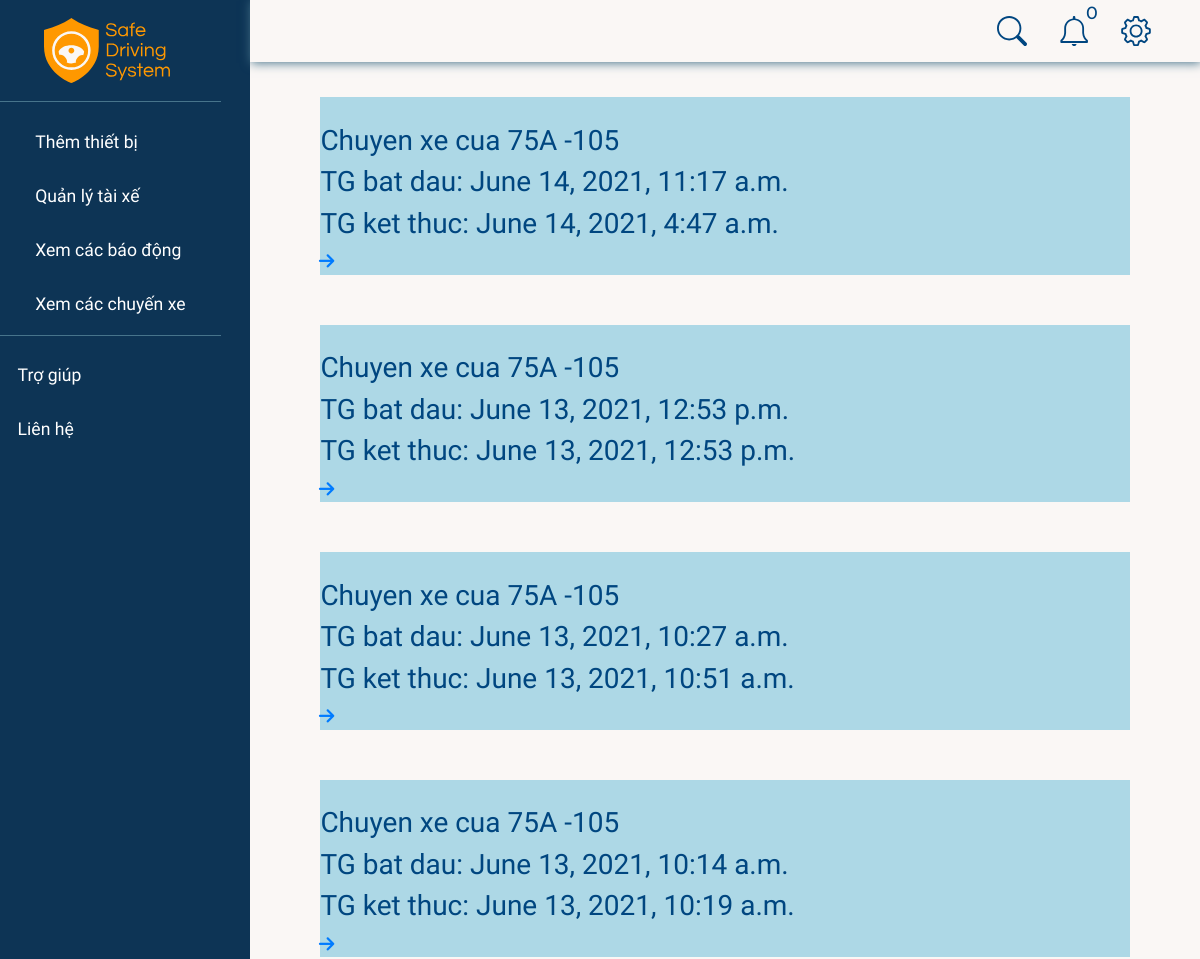
The app's page /drive/ (signed in, upper part), older data.
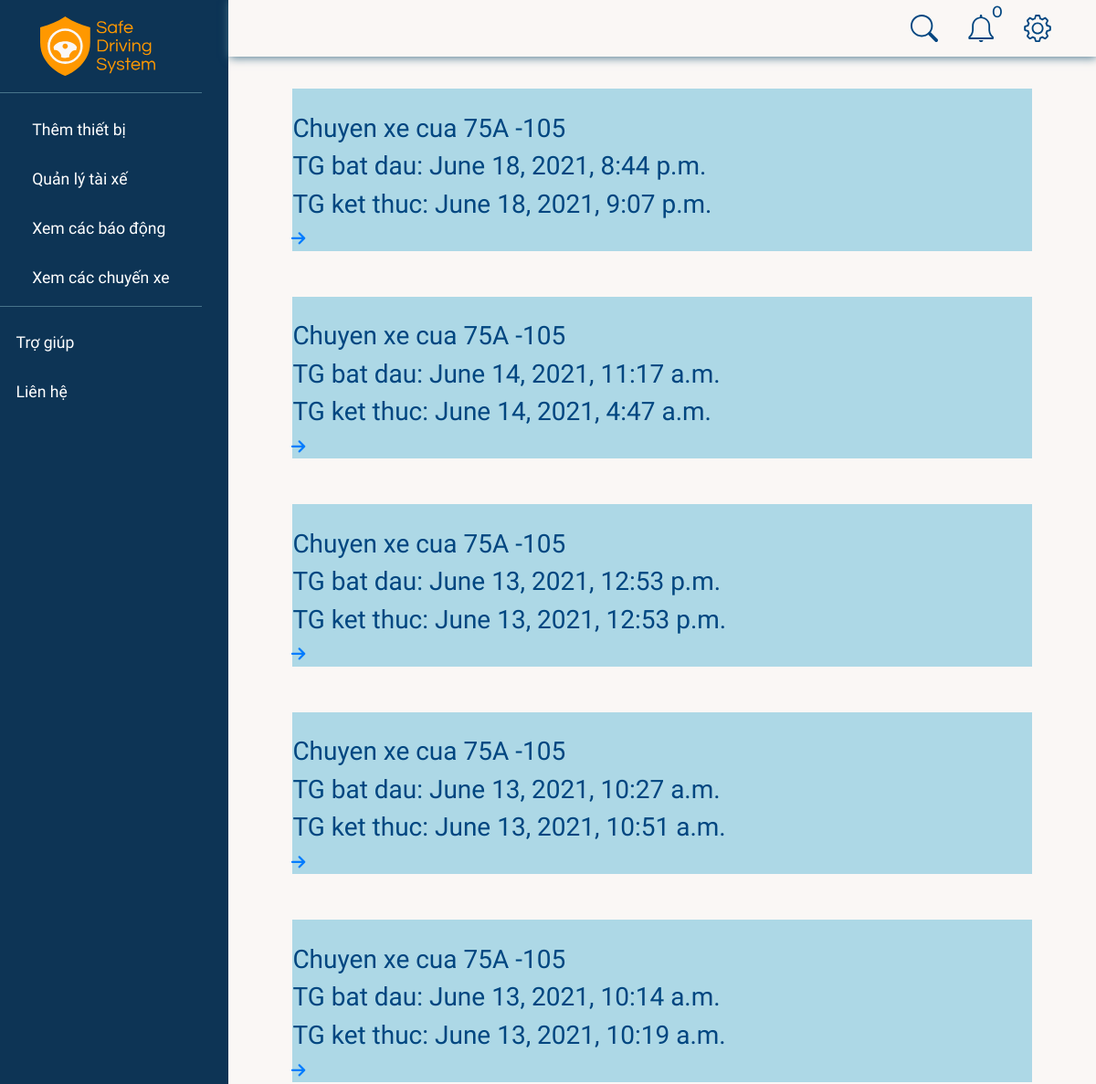
The same page, newer data.
### realtime/models.py (models this page shows, shortened)
class Drive(models.Model):
    STATUS = (
        ("ongoing", "ongoing"),
        ("ended", "ended"),
    )
    device = models.ForeignKey(RaspDevice, null=True, on_delete=models.CASCADE)
    startTime = models.DateTimeField(null=True)
    status = models.CharField(max_length=20, choices=STATUS)
    endTime = models.DateTimeField(null=True)

### accounts/models.py (models this page shows, shortened)
class RaspDevice(models.Model):
    STATUS = (
        ("online", "online"),
        ("offline", "offline"),
    )
    name = models.CharField(max_length=50)
    car = models.OneToOneField(Car, null=True, on_delete=models.SET_NULL, blank=True)
    status = models.CharField(
        max_length=50, null=True, blank=True, choices=STATUS, default="offline"
    )
    password = models.CharField(max_length=8, null=True, blank=True)
    dateAdded = models.DateTimeField(auto_now_add=True)

class Car(models.Model):
    class Meta:
        constraints = [
            models.UniqueConstraint(fields=["licensePlate"], name="licensePlate"),
        ]
    name = models.CharField(max_length=50)
    licensePlate = models.CharField(max_length=20, null=True)
    boughtDate = models.DateTimeField(auto_now_add=True, null=True)
    company = models.ForeignKey(Company, null=True, on_delete=models.CASCADE)

### realtime/views.py (the view)
# urls.py: path("", views.drives, name="drives"),
def drives(request):
    company = request.user.profile.company
    drs = Drive.objects.filter(device__car__company=company).order_by('-endTime')
    lastestAlerts, unreadCounts = getNotifications(company)
    context = {'drs': drs, "notifications": lastestAlerts, "unreadNotis": unreadCounts}
    return render(request, "drives.html", context)

### accounts/views.py (called while the page is built)
def getNotifications(company):
    lastestAlerts = Alert.objects.filter(drive__device__car__company=company).order_by('-timeOccured')[:5]
    unreadCounts = 0
    for alert in lastestAlerts:
        unreadCounts = (unreadCounts + 1) if not alert.isRead else unreadCounts
    return lastestAlerts, unreadCounts

### realtime/templates/drives.html
{% extends 'base.html' %}
{% load static %}
{% block content %}
{% for drive in drs %}
<div style="background: lightblue;
    margin-bottom: 50px;" class="driver-container">
    <br>
    <h3>Chuyen xe cua {{ drive.device.car.licensePlate }} </h3>
    <h3>TG bat dau: {{ drive.startTime }}</h3>
    <h3>TG ket thuc: {{ drive.endTime }}</h3>
    <a href="{% url 'driveDetail' drive.id  %}"><i style="transform: rotate(90deg);" class="fas fa-arrow-up"></i></a>
    <br>
</div>
{% endfor %}
{% endblock content %}

Row changes from the older to the newer data that the page shows:
added Drive: device.car.licensePlate "75A -105", startTime "June 18, 2021, 8:44 p.m.", endTime "June 18, 2021, 9:07 p.m."
